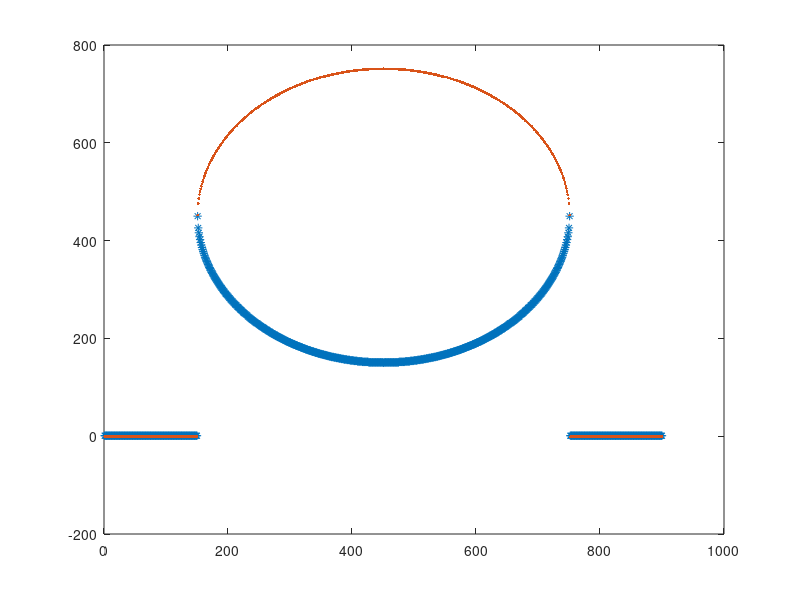

The MATLAB source for this figure:
load TBz.dat
load BBz.dat
load LBx.dat
load RBx.dat
%a=TBz(1,:);
%b=BBz(1,:);
a=LBx(1,:);
b=RBx(1,:);
x=1:900
plot(x,a,'*',x,b,'.')